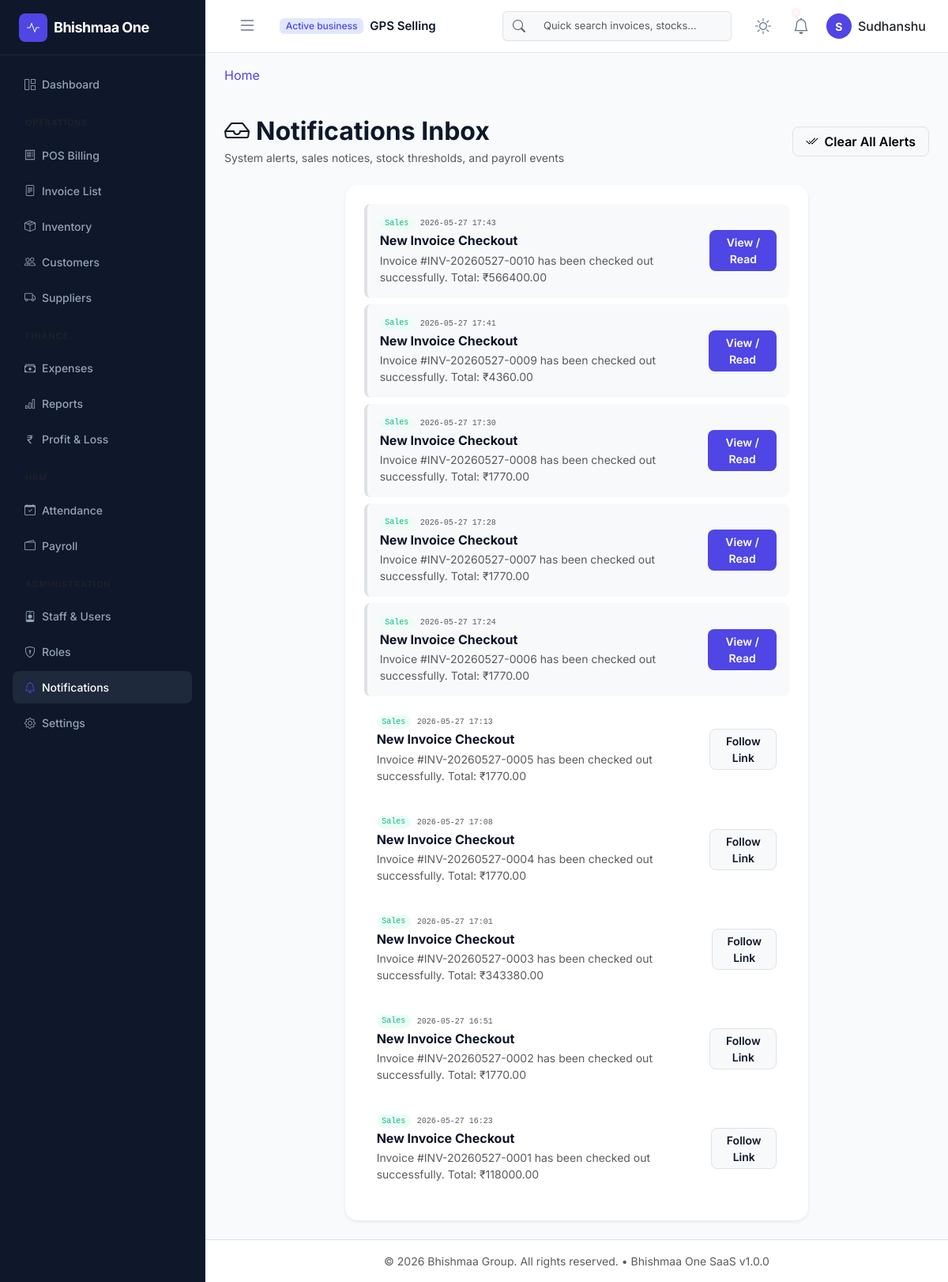
Screenshot of /notifications/ (signed in) with the database file from the repository.
### app/models/core.py (models this page shows, shortened)
class Base(db.Model):
    __abstract__ = True
    id = db.Column(UUIDType, primary_key=True, default=lambda: str(uuid.uuid4()))
    created_at = db.Column(db.DateTime, default=datetime.datetime.utcnow, index=True)
    updated_at = db.Column(db.DateTime, default=datetime.datetime.utcnow, onupdate=datetime.datetime.utcnow)
    is_deleted = db.Column(db.Boolean, default=False, index=True)

class Organization(Base):
    __tablename__ = 'organizations'
    name = db.Column(db.String(150), nullable=False)
    subdomain = db.Column(db.String(50), unique=True, index=True, nullable=False)
    is_active = db.Column(db.Boolean, default=True, index=True)
    plan_name = db.Column(db.String(50), default='Free')
    users = db.relationship('User', back_populates='organization', lazy=True)

class User(UserMixin, Base):
    __tablename__ = 'users'
    username = db.Column(db.String(80), unique=True, index=True, nullable=False)
    email = db.Column(db.String(120), unique=True, index=True, nullable=False)
    password_hash = db.Column(db.String(128), nullable=False)
    first_name = db.Column(db.String(50))
    last_name = db.Column(db.String(50))
    is_active = db.Column(db.Boolean, default=True, index=True)
    organization_id = db.Column(UUIDType, db.ForeignKey('organizations.id', ondelete='CASCADE'), nullable=True, index=True)
    branch_id = db.Column(UUIDType, db.ForeignKey('branches.id', ondelete='SET NULL'), nullable=True, index=True)
    organization = db.relationship('Organization', back_populates='users')
    branch = db.relationship('Branch', backref=db.backref('users', lazy=True))
    roles = db.relationship('Role', secondary=user_roles, back_populates='users', lazy='joined')
    def has_permission(self, perm_name):
        for role in self.roles:
            if any(perm.name == perm_name for perm in role.permissions):
                return True
        return False

### app/models/notifications.py (models this page shows, shortened)
class Notification(TenantBase):
    __tablename__ = 'notifications'
    title = db.Column(db.String(150), nullable=False)
    message = db.Column(db.Text, nullable=False)
    type = db.Column(db.String(50), default='System')  # 'Stock Alert', 'Sales', 'Payroll', 'System'
    is_read = db.Column(db.Boolean, default=False, index=True)
    link = db.Column(db.String(255), nullable=True)
    user_id = db.Column(UUIDType, db.ForeignKey('users.id', ondelete='CASCADE'), nullable=True, index=True)
    user = db.relationship('User', backref=db.backref('notifications', lazy=True, cascade='all, delete-orphan'))

### app/blueprints/notifications/routes.py (the view)
@notifications_bp.route('/')
@login_required
def list_notifications():
    notifications = Notification.query.filter(
        Notification.organization_id == current_user.organization_id,
        Notification.is_deleted == False,
        or_(Notification.user_id == current_user.id, Notification.user_id == None)
    ).order_by(Notification.is_read.asc(), Notification.created_at.desc()).all()
    return render_template(
        'notifications/notifications_list.html',
        notifications=notifications
    )

### app/models/core.py (called while the page is built)
    def process_bind_param(self, value, dialect):
        if value is None:
            return value
        return str(value)

    def process_result_value(self, value, dialect):
        if value is None:
            return value
        return str(value)

### app/blueprints/notifications/templates/notifications/notifications_list.html (shortened to what this page needs)
{% extends "layouts/base.html" %}
{% block content %}
<div class="d-flex justify-content-between align-items-center mb-4 mt-3">
    <div>
        <h2 class="fw-bold tracking-tight mb-1 text-main"><i class="bi bi-inbox me-2"></i>Notifications Inbox</h2>
        <p class="text-muted small mb-0">System alerts, sales notices, stock thresholds, and payroll events</p>
    </div>
    {% if unread_count > 0 %}
        <div>
            <form method="POST" action="{{ url_for('notifications.clear_all_notifications_route') }}">
                <button type="submit" class="btn btn-light border rounded-3 px-3 fw-semibold">
                    <i class="bi bi-check2-all me-1"></i> Clear All Alerts
                </button>
            </form>
        </div>
    {% endif %}
</div>
<div class="row">
    <div class="col-lg-8 mx-auto">
        <div class="card border-0 shadow-sm rounded-4">
            <div class="card-body p-4">
                <div class="list-group list-group-flush">
                    {% if notifications %}
                        {% for notif in notifications %}
                            <div class="list-group-item px-3 py-3 border-0 rounded-3 mb-2 d-flex justify-content-between align-items-center {% if not notif.is_read %}bg-light border-start border-4 border-indigo{% else %}bg-transparent{% endif %}">
                                <div>
                                    <div class="d-flex align-items-center gap-2 mb-1">
                                        <span class="badge {% if notif.type == 'Stock Alert' %}bg-danger-light text-danger{% elif notif.type == 'Sales' %}bg-success-light text-success{% elif notif.type == 'Payroll' %}bg-info-light text-info{% else %}bg-indigo-light text-indigo{% endif %} rounded-pill font-monospace" style="font-size: 10px;">
                                            {{ notif.type }}
                                        </span>
                                        <small class="text-muted font-monospace" style="font-size: 10px;">{{ notif.created_at.strftime('%Y-%m-%d %H:%M') }}</small>
                                    </div>
                                    <h6 class="fw-bold text-main mb-1">{{ notif.title }}</h6>
                                    <p class="text-muted small mb-0">{{ notif.message }}</p>
                                </div>
                                <div>
                                    {% if not notif.is_read %}
                                        <a href="{{ url_for('notifications.read_notification_route', notif_id=notif.id) }}" class="btn btn-sm btn-indigo rounded-3 px-3 fw-semibold">
                                            View / Read
                                        </a>
                                    {% elif notif.link %}
                                        <a href="{{ notif.link }}" class="btn btn-sm btn-light border rounded-3 px-3 fw-semibold text-main">
                                            Follow Link
                                        </a>
                                    {% endif %}
                                </div>
                            </div>
                        {% endfor %}
                    {% else %}
                        <div class="text-center py-5 text-muted">
                            <i class="bi bi-bell-slash fs-1 mb-2 d-block"></i>
                            <span>Your notification inbox is clean and empty.</span>
                        </div>
                    {% endif %}
                </div>
            </div>
        </div>
    </div>
</div>
{% endblock %}

### app/templates/components/navbar.html (shortened to what this page needs)
<nav class="navbar navbar-expand-lg app-navbar px-3">
    <div class="container-fluid">
        <button class="btn sidebar-toggle-btn me-3" id="sidebarToggle" onclick="toggleSidebar()">
            <i class="bi bi-list fs-4"></i>
        </button>
        <div class="navbar-brand-tenant d-flex align-items-center flex-wrap gap-1">
            <span class="badge bg-indigo-light text-indigo me-1">Active business</span>
            <span class="tenant-name fw-semibold text-truncate me-2" style="max-width: 200px;">
                {{ current_user.organization.name if current_user.organization else 'Bhishmaa One' }}
            </span>
        </div>
        <div class="collapse navbar-collapse justify-content-end" id="navbarContent">
            <form class="d-none d-md-flex navbar-search me-4" role="search">
                <div class="input-group">
                    <span class="input-group-text bg-light border-end-0">
                        <i class="bi bi-search text-muted"></i>
                    </span>
                    <input class="form-control bg-light border-start-0" type="search" placeholder="Quick search invoices, stocks..." aria-label="Search">
                </div>
            </form>
            <div class="d-flex align-items-center gap-3">
                <button class="btn btn-icon theme-toggle-btn" onclick="toggleTheme()" title="Toggle Dark/Light Mode">
                    <i class="bi bi-sun sun-icon fs-5"></i>
                </button>
                <div class="dropdown">
                    <button class="btn btn-icon position-relative" type="button" data-bs-toggle="dropdown" aria-expanded="false">
                        <i class="bi bi-bell fs-5"></i>
                        {% if unread_count > 0 %}
                            <span class="position-absolute top-1 start-75 translate-middle badge rounded-pill bg-danger" style="font-size: 8px; padding: 2px 4px;">{{ unread_count }}</span>
                        {% endif %}
                    </button>
                </div>
                <div class="dropdown">
                    <button class="btn profile-dropdown-btn d-flex align-items-center gap-2" type="button" data-bs-toggle="dropdown" aria-expanded="false">
                        <div class="profile-avatar text-white fw-bold">
                            {{ current_user.first_name[0] if current_user.first_name else 'U' }}
                        </div>
                        <span class="d-none d-lg-inline fw-medium">{{ current_user.first_name }}</span>
                    </button>
                </div>
            </div>
        </div>
    </div>
</nav>

### app/static/css/app.css (style rules this page uses)
:root { --font-primary: 'Inter', sans-serif; --color-bg-app: #f8fafc; --color-bg-card: #ffffff; --color-border: #e2e8f0; --color-text-main: #0f172a; --color-text-muted: #64748b; --color-primary: #4f46e5; --color-primary-hover: #4338ca; --color-primary-light: #e0e7ff; --color-success: #10b981; --color-success-bg: #ecfdf5; --color-warning: #f59e0b; --color-warning-bg: #fffbeb; --color-danger: #ef4444; --color-danger-bg: #fef2f2; --sidebar-width: 260px; --navbar-height: 70px; --transition-speed: 0.3s; }
* { box-sizing: border-box; margin: 0; padding: 0; }
body { font-family: var(--font-primary); background-color: var(--color-bg-app); color: var(--color-text-main); overflow-x: hidden; line-height: 1.5; transition: background-color var(--transition-speed), color var(--transition-speed); }
a { color: var(--color-primary); text-decoration: none; transition: color var(--transition-speed); }
.app-navbar { height: var(--navbar-height); background-color: var(--color-bg-card); border-bottom: 1px solid var(--color-border); position: sticky; top: 0; z-index: 99; }
.sidebar-toggle-btn { color: var(--color-text-muted); }
.tenant-name { font-size: 15px; }
.navbar-search .form-control { width: 250px; font-size: 13px; }
.profile-avatar { width: 32px; height: 32px; background-color: var(--color-primary); border-radius: 50%; display: flex; align-items: center; justify-content: center; font-size: 14px; }
.profile-dropdown-btn { border: none; background: none; padding: 0; }
.btn-icon { background: none; border: none; color: var(--color-text-muted); border-radius: 50%; padding: 8px; display: flex; align-items: center; justify-content: center; transition: background-color var(--transition-speed); }
.sun-icon { display: block; }
.text-main { color: var(--color-text-main); }
.text-indigo { color: var(--color-primary) !important; }
.bg-indigo-light { background-color: var(--color-primary-light) !important; }
.btn-indigo { background-color: var(--color-primary); color: white; }
.card { background-color: var(--color-bg-card); border: 1px solid var(--color-border); }

### app/static/css/dashboard.css (style rules this page uses)
.bg-danger { background-color: var(--color-danger-bg) !important; }
.bg-success-light { background-color: var(--color-success-bg) !important; }
.badge { font-weight: 500; }
.bg-success-light { background-color: var(--color-success-bg) !important; color: var(--color-success) !important; }
.btn-icon { width: 32px; height: 32px; padding: 0; display: inline-flex; align-items: center; justify-content: center; }

### rows the page displays
Organization: organization "GPS Selling"
User: first_name "S", first_name "Sudhanshu"
Notification: type "Sales", created_at "2026-05-27 17:43", title "New Invoice Checkout", message "Invoice #INV-20260527-0010 has been checked out successfully. Total: ₹566400.00"
Notification: type "Sales", created_at "2026-05-27 17:41", title "New Invoice Checkout", message "Invoice #INV-20260527-0009 has been checked out successfully. Total: ₹4360.00"
Notification: type "Sales", created_at "2026-05-27 17:30", title "New Invoice Checkout", message "Invoice #INV-20260527-0008 has been checked out successfully. Total: ₹1770.00"
Notification: type "Sales", created_at "2026-05-27 17:28", title "New Invoice Checkout", message "Invoice #INV-20260527-0007 has been checked out successfully. Total: ₹1770.00"
Notification: type "Sales", created_at "2026-05-27 17:24", title "New Invoice Checkout", message "Invoice #INV-20260527-0006 has been checked out successfully. Total: ₹1770.00"
Notification: type "Sales", created_at "2026-05-27 17:13", title "New Invoice Checkout", message "Invoice #INV-20260527-0005 has been checked out successfully. Total: ₹1770.00"
Notification: type "Sales", created_at "2026-05-27 17:08", title "New Invoice Checkout", message "Invoice #INV-20260527-0004 has been checked out successfully. Total: ₹1770.00"
Notification: type "Sales", created_at "2026-05-27 17:01", title "New Invoice Checkout", message "Invoice #INV-20260527-0003 has been checked out successfully. Total: ₹343380.00"
Notification: type "Sales", created_at "2026-05-27 16:51", title "New Invoice Checkout", message "Invoice #INV-20260527-0002 has been checked out successfully. Total: ₹1770.00"
Notification: type "Sales", created_at "2026-05-27 16:23", title "New Invoice Checkout", message "Invoice #INV-20260527-0001 has been checked out successfully. Total: ₹118000.00"
